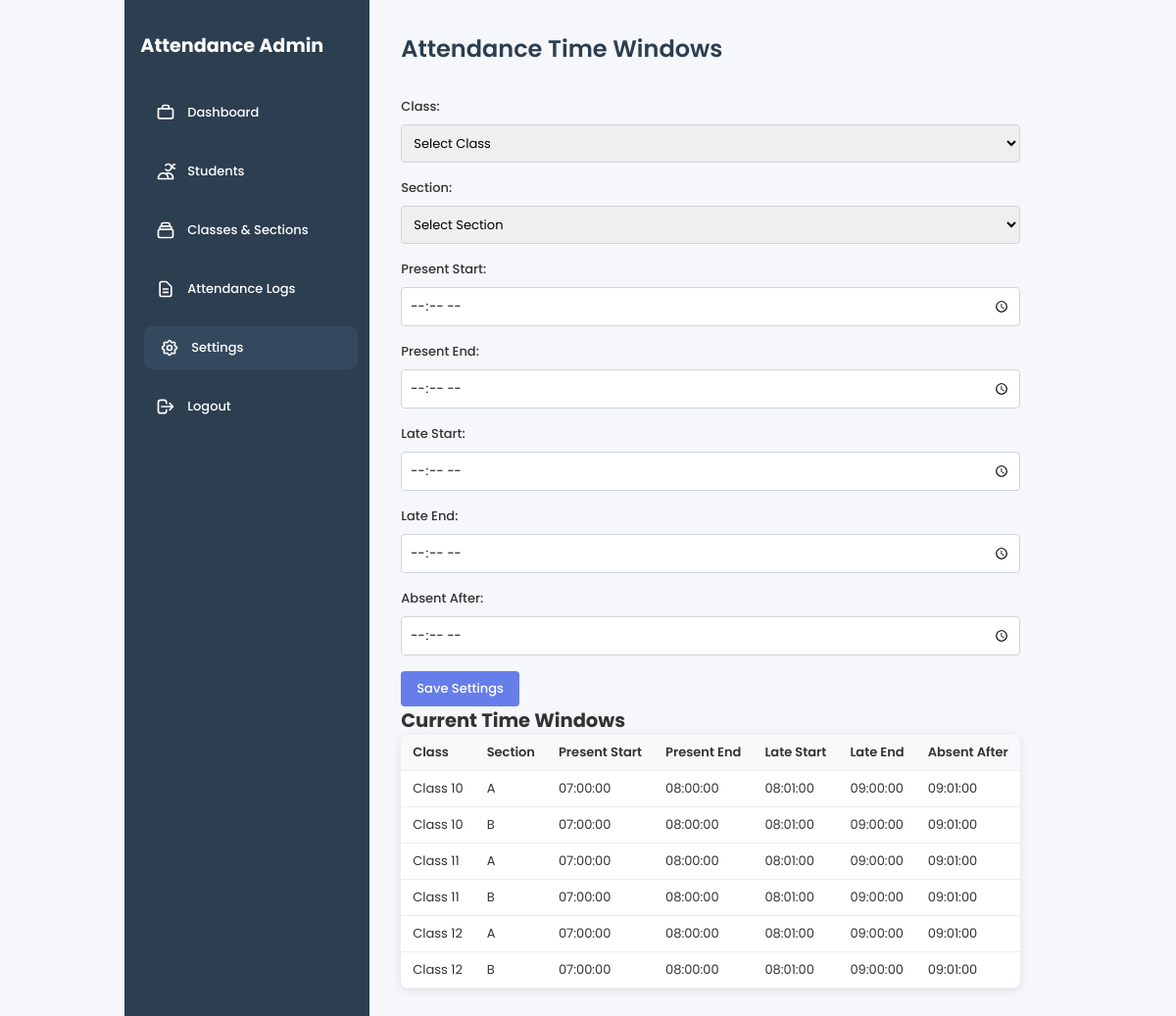
Screenshot of /admin/settings.php (signed in) with the database file from the repository.
### tables this page shows
CREATE TABLE attendance_windows (
    id INT AUTO_INCREMENT PRIMARY KEY,
    class_id INT,
    section_id INT,
    present_start TIME NOT NULL,
    present_end TIME NOT NULL,
    late_start TIME NOT NULL,
    late_end TIME NOT NULL,
    absent_after TIME NOT NULL,
    FOREIGN KEY (class_id) REFERENCES classes(id) ON DELETE CASCADE,
    FOREIGN KEY (section_id) REFERENCES sections(id) ON DELETE CASCADE
);

CREATE TABLE classes (
    id INT AUTO_INCREMENT PRIMARY KEY,
    name VARCHAR(100) NOT NULL
);

CREATE TABLE sections (
    id INT AUTO_INCREMENT PRIMARY KEY,
    name VARCHAR(100) NOT NULL,
    class_id INT,
    FOREIGN KEY (class_id) REFERENCES classes(id) ON DELETE CASCADE
);

### admin/settings.php (the view, shortened to what this page needs)
<?php
require_once '../config/config.php';
$windows = $pdo->query("SELECT aw.*, c.name as class_name, s.name as section_name FROM attendance_windows aw JOIN classes c ON aw.class_id = c.id JOIN sections s ON aw.section_id = s.id")->fetchAll(PDO::FETCH_ASSOC);
?>
<!DOCTYPE html>
<html lang="en">
<head>
    <link rel="stylesheet" href="../assets/css/style.css">
</head>
<body>
    <div class="admin-container">
        <div class="sidebar">
            <h2>Attendance Admin</h2>
            <ul>
                <li><a href="dashboard.php">
                    Dashboard
                </a></li>
                <li><a href="students.php">
                    <svg width="20" height="20" viewBox="0 0 24 24" fill="none" xmlns="http://www.w3.org/2000/svg">
                        <path d="M12 4.354a4 4 0 110 5.292M15 21H3v-1a6 6 0 0112 0v1zm0 0h6v-1a6 6 0 00-9-5.197m13.5-9a2.5 2.5 0 11-5 0 2.5 2.5 0 015 0z" stroke="currentColor" stroke-width="2" stroke-linecap="round" stroke-linejoin="round"/>
                    </svg>
                    Students
                </a></li>
                <li><a href="classes.php">
                    Classes & Sections
                </a></li>
                <li><a href="attendance.php">
                    <svg width="20" height="20" viewBox="0 0 24 24" fill="none" xmlns="http://www.w3.org/2000/svg">
                        <path d="M9 12h6m-6 4h6m2 5H7a2 2 0 01-2-2V5a2 2 0 012-2h5.586a1 1 0 01.707.293l5.414 5.414a1 1 0 01.293.707V19a2 2 0 01-2 2z" stroke="currentColor" stroke-width="2" stroke-linecap="round" stroke-linejoin="round"/>
                    </svg>
                    Attendance Logs
                </a></li>
                <li><a href="settings.php" class="active">
                    Settings
                </a></li>
                <li><a href="logout.php">
                    <svg width="20" height="20" viewBox="0 0 24 24" fill="none" xmlns="http://www.w3.org/2000/svg">
                        <path d="M17 16l4-4m0 0l-4-4m4 4H7m6 4v1a3 3 0 01-3 3H6a3 3 0 01-3-3V7a3 3 0 013-3h4a3 3 0 013 3v1" stroke="currentColor" stroke-width="2" stroke-linecap="round" stroke-linejoin="round"/>
                    </svg>
                    Logout
                </a></li>
            </ul>
        </div>
        <div class="main-content">
            <h1>Attendance Time Windows</h1>
            <form method="post">
                <div class="form-group">
                    <label for="class_id">Class:</label>
                    <select id="class_id" name="class_id" required>
                        <option value="">Select Class</option>
                    </select>
                </div>
                <div class="form-group">
                    <label for="section_id">Section:</label>
                    <select id="section_id" name="section_id" required>
                        <option value="">Select Section</option>
                    </select>
                </div>
                <div class="form-group">
                    <label for="present_start">Present Start:</label>
                    <input type="time" id="present_start" name="present_start" required>
                </div>
                <div class="form-group">
                    <label for="present_end">Present End:</label>
                    <input type="time" id="present_end" name="present_end" required>
                </div>
                <div class="form-group">
                    <label for="late_start">Late Start:</label>
                    <input type="time" id="late_start" name="late_start" required>
                </div>
                <div class="form-group">
                    <label for="late_end">Late End:</label>
                    <input type="time" id="late_end" name="late_end" required>
                </div>
                <div class="form-group">
                    <label for="absent_after">Absent After:</label>
                    <input type="time" id="absent_after" name="absent_after" required>
                </div>
                <button type="submit" class="btn">Save Settings</button>
            </form>
            <h2>Current Time Windows</h2>
            <table>
                <thead>
                    <tr>
                        <th>Class</th>
                        <th>Section</th>
                        <th>Present Start</th>
                        <th>Present End</th>
                        <th>Late Start</th>
                        <th>Late End</th>
                        <th>Absent After</th>
                    </tr>
                </thead>
                <tbody>
                    <?php foreach ($windows as $window): ?>
                        <tr>
                            <td><?php echo $window['class_name']; ?></td>
                            <td><?php echo $window['section_name']; ?></td>
                            <td><?php echo $window['present_start']; ?></td>
                            <td><?php echo $window['present_end']; ?></td>
                            <td><?php echo $window['late_start']; ?></td>
                            <td><?php echo $window['late_end']; ?></td>
                            <td><?php echo $window['absent_after']; ?></td>
                        </tr>
                    <?php endforeach; ?>
                </tbody>
            </table>
        </div>
    </div>
</body>
</html>

### assets/css/style.css (style rules this page uses)
* { margin: 0; padding: 0; box-sizing: border-box; font-family: 'Poppins', sans-serif; }
body { background: #f5f7fa; min-height: 100vh; display: flex; align-items: center; justify-content: center; font-size: 13px; color: #333; }
h1 { margin-bottom: 2rem; color: #2c3e50; font-size: 1.5rem; font-weight: 600; }
button { background: #667eea; color: white; border: none; padding: 0.75rem 1.5rem; border-radius: 6px; cursor: pointer; font-size: 13px; font-weight: 500; transition: all 0.2s; }
input { padding: 0.75rem; border: 1px solid #d1d5db; border-radius: 6px; font-size: 13px; transition: border-color 0.2s; }
.admin-container { display: flex; min-height: 100vh; }
.sidebar { width: 250px; background: #2c3e50; color: white; padding: 2rem 1rem; }
.sidebar h2 { margin-bottom: 2rem; font-size: 1.2rem; }
.sidebar ul { list-style: none; }
.sidebar li { margin-bottom: 1rem; }
.sidebar a { color: white; text-decoration: none; display: flex; align-items: center; gap: 12px; padding: 0.75rem 1rem; border-radius: 8px; transition: all 0.2s; font-weight: 500; }
.sidebar a:hover, .sidebar a.active { background: #34495e; transform: translateX(4px); }
.main-content { flex: 1; padding: 2rem; background: #f5f7fa; font-size: 13px; }
table { width: 100%; border-collapse: collapse; background: white; border-radius: 8px; overflow: hidden; box-shadow: 0 2px 10px rgba(0,0,0,0.1); }
th, td { padding: 0.5rem 0.75rem; text-align: left; border-bottom: 1px solid #eee; font-size: 13px; }
th { background: #f8f9fa; font-weight: 600; }
.form-group { margin-bottom: 1rem; }
.form-group label { display: block; margin-bottom: 0.5rem; font-weight: 500; }
.form-group input, .form-group select { width: 100%; padding: 0.5rem; border: 1px solid #d1d5db; border-radius: 4px; font-size: 13px; }
.btn { display: inline-block; padding: 0.5rem 1rem; background: #667eea; color: white; text-decoration: none; border-radius: 4px; border: none; cursor: pointer; font-size: 13px; font-weight: 500; transition: all 0.2s; }

### rows the page displays
attendance_windows: class.name "Class 10", section.name "A", present_start "07:00:00", present_end "08:00:00", late_start "08:01:00", late_end "09:00:00", absent_after "09:01:00"
attendance_windows: class.name "Class 10", section.name "B", present_start "07:00:00", present_end "08:00:00", late_start "08:01:00", late_end "09:00:00", absent_after "09:01:00"
attendance_windows: class.name "Class 11", section.name "A", present_start "07:00:00", present_end "08:00:00", late_start "08:01:00", late_end "09:00:00", absent_after "09:01:00"
attendance_windows: class.name "Class 11", section.name "B", present_start "07:00:00", present_end "08:00:00", late_start "08:01:00", late_end "09:00:00", absent_after "09:01:00"
attendance_windows: class.name "Class 12", section.name "A", present_start "07:00:00", present_end "08:00:00", late_start "08:01:00", late_end "09:00:00", absent_after "09:01:00"
attendance_windows: class.name "Class 12", section.name "B", present_start "07:00:00", present_end "08:00:00", late_start "08:01:00", late_end "09:00:00", absent_after "09:01:00"
